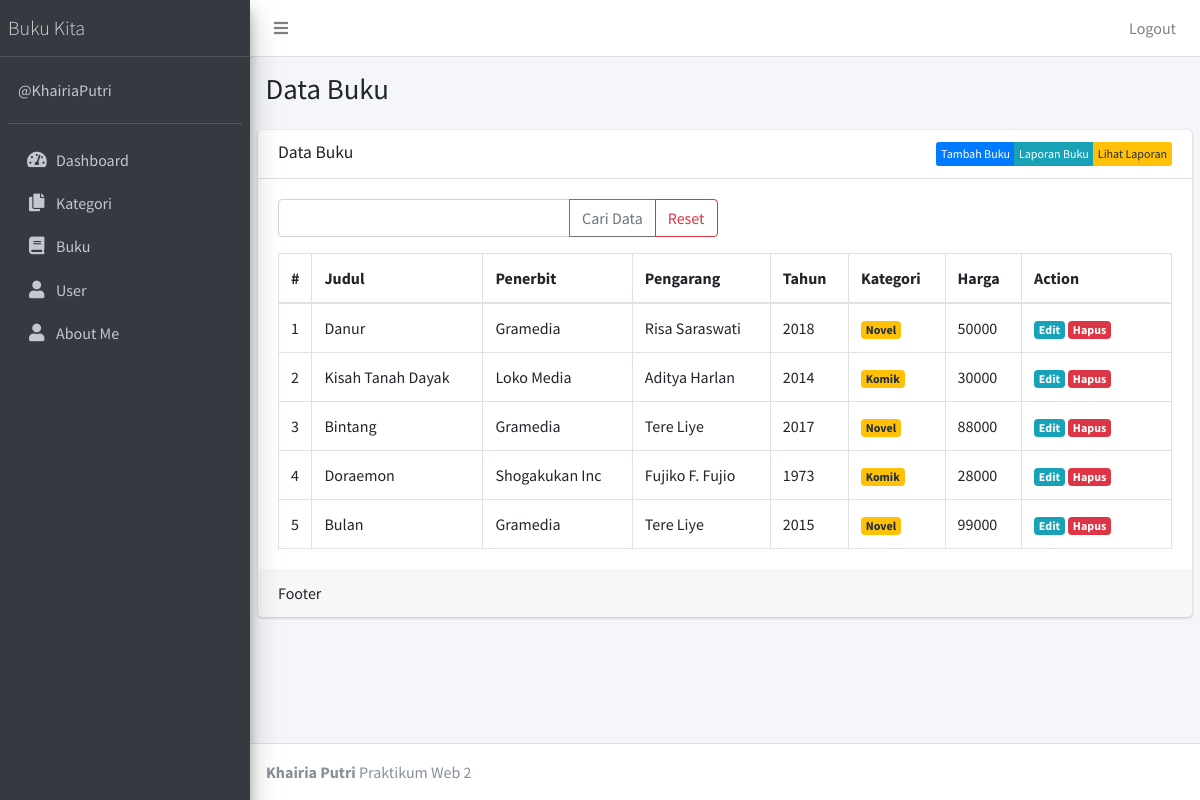
Screenshot of /public/buku (signed in) with the database file from the repository.
### tables this page shows
CREATE TABLE `buku` (
  `id` int(11) NOT NULL,
  `judul` varchar(100) NOT NULL,
  `penerbit` varchar(50) DEFAULT NULL,
  `pengarang` varchar(50) DEFAULT NULL,
  `tahun` varchar(4) DEFAULT NULL,
  `kategori_id` int(11) DEFAULT NULL,
  `harga` int(11) DEFAULT NULL
);

CREATE TABLE `kategori` (
  `id` int(11) NOT NULL,
  `nama_kategori` varchar(50) NOT NULL
);

### app/core/Controller.php (called while the page is built, shortened)
<?php
class Controller{
            public function view($view, $data = []) {
            require_once '../app/views/' . $view . '.php';
         }
            public function model($model) {
                return new $model;
            }
}

### app/controllers/Buku.php (called while the page is built, shortened)
<?php
    class Buku extends Controller {
        public function index()
        {
        $data['title'] = 'Data Buku';
        $data['buku'] = $this->model('BukuModel')->getAllBuku();
        $this->view('templates/header', $data);
        $this->view('templates/sidebar', $data);
        $this->view('buku/index', $data);
        $this->view('templates/footer');
        }
    }
?>

### app/core/App.php (called while the page is built, shortened)
<?php
class App{
    protected $method = 'index';
    protected $params = [];
    public function __construct(){
            $this->controller = new $this->controller;
                    call_user_func_array([$this->controller, $this->method], $this->params);
                    }
    }

### public/index.php (called while the page is built, shortened)
<?php
$app = new App;

### app/core/Database.php (called while the page is built, shortened)
<?php
    class Database{
        private $host = DB_HOST;
        private $user = DB_USER;
        private $pass = DB_PASS;
        private $dbnm = DB_NAME;
        private $dbh;
        private $stmt;
        public function __construct()
        {
            $dsn = 'mysql:host='. $this->host .';dbname='. $this->dbnm;
            $option = [
            PDO::ATTR_PERSISTENT => true,
            PDO::ATTR_ERRMODE => PDO::ERRMODE_EXCEPTION
            ];
            try{
                $this->dbh = new PDO($dsn,$this->user,$this->pass, $option);
            }catch(PDOException $e){
                die($e->getMessage());
                }
        }
            public function query($query)
            {
            $this->stmt = $this->dbh->prepare($query);
            }
                public function execute()
                {
                    $this->stmt->execute();
                }
                public function resultSet()
                {
                    $this->execute();
                    return $this->stmt->fetchAll(PDO::FETCH_ASSOC);
                }
    }
?>

### app/models/BukuModel.php (called while the page is built, shortened)
<?php
    class BukuModel {
        private $table = 'buku';
        private $db;
        public function __construct()
        {
        $this->db = new Database;
        }
        public function getAllBuku()
        {
        $this->db->query("SELECT buku.*, kategori.nama_kategori FROM " . $this->table . " LEFT JOIN kategori ON kategori.id = buku.kategori_id");
        return $this->db->resultSet();
        }
    }
?>

### app/views/buku/index.php (the view, shortened to what this page needs)
<div class="content-wrapper">
   <section class="content-header">
       <div class="container-fluid">
           <div class="row mb-2">
               <div class="col-sm-6">
                   <h1><?= $data['title']; ?></h1>
               </div>
           </div>
       </div>
   </section>
   <section class="content">
       <div class="card">
           <div class="card-header">
               <h3 class="card-title"><?= $data['title'] ?></h3>
               <div class="btn-group float-right">
                   <a href="<?= base_url; ?>/buku/tambah" class="btn float-right btn-xs btn btn-primary">Tambah Buku</a>
                   <a href="<?= base_url; ?>/buku/laporan" class="btn float-right btn-xs btn btn-info">Laporan Buku</a>
                   <a href="<?= base_url; ?>/buku/lihatlaporan" class="btn float-right btn-xs btn btn-warning">Lihat Laporan</a>
               </div>
           </div>
           <div class="card-body">
               <form action="<?= base_url; ?>/buku/cari" method="post">
                   <div class="row mb-3">
                       <div class="col-lg-6">
                           <div class="input-group">
                               <input type="text" class="form-control" placeholder="" name="key" >
                               <div class="input-group-append">
                                   <button class="btn btn-outline-secondary" type="submit">Cari Data</button>
                                   <a class="btn btn-outline-danger" href="<?= base_url; ?>/buku" >Reset</a>
                               </div>
                           </div>
                       </div>
                   </div>
               </form>
               <table class="table table-bordered">
                   <thead>
                       <tr>
                           <th style="width: 10px">#</th>
                           <th>Judul</th>
                           <th>Penerbit</th>
                           <th>Pengarang</th>
                           <th>Tahun</th>
                           <th>Kategori</th>
                           <th>Harga</th>
                           <th style="width: 150px">Action</th>
                       </tr>
                   </thead>
                   <tbody>
                       <?php $no=1; ?>
                       <?php foreach ($data['buku'] as $row) :?>
                       <tr>
                           <td><?= $no; ?></td>
                           <td><?= $row['judul'];?></td>
                           <td><?= $row['penerbit'];?></td>
                           <td><?= $row['pengarang'];?></td>
                           <td><?= $row['tahun'];?></td>
                           <td><div class="badge badge-warning"><?=
                           $row['nama_kategori'];?></div></td>
                           <td><?= $row['harga'];?></td>
                           <td>
                               <a href="<?= base_url; ?>/buku/edit/<?= $row['id'] ?>" class="badge badge-info">Edit</a> <a href="<?= base_url; ?>/buku/hapus/<?= $row['id'] ?>" class="badge badge-danger" onclick="return confirm('Hapus data?');">Hapus</a>
                           </td>
                       </tr>
                       <?php $no++; endforeach; ?>
                   </tbody>
               </table>
           </div>
           <div class="card-footer">
           Footer
           </div>
       </div>
   </section>
</div>

### app/views/templates/header.php (shortened to what this page needs)
<!DOCTYPE html>
<html>
  <head>
    <link rel="stylesheet" href="<?= base_url; ?>/plugins/fontawesome-free/css/all.min.css" />
    <link rel="stylesheet" href="https://code.ionicframework.com/ionicons/2.0.1/css/ionicons.min.css" />
    <link rel="stylesheet" href="<?= base_url; ?>/dist/css/adminlte.min.css" />
  </head>
  <body class="hold-transition sidebar-mini">
    <div class="wrapper">
      <nav class="main-header navbar navbar-expand navbar-white navbar-light">
        <ul class="navbar-nav">
          <li class="nav-item">
            <a class="nav-link" data-widget="pushmenu" href="#"><i class="fas fa-bars"></i></a>
          </li>
        </ul>
        <ul class="navbar-nav ml-auto">
          <li class="nav-item d-none d-sm-inline-block">
            <a href="<?= base_url; ?>/logout" class="nav-link">Logout</a>
          </li>
        </ul>
      </nav>

### app/views/templates/sidebar.php
<aside class="main-sidebar sidebar-dark-primary elevation-4">
        <a href="#" class="brand-link">
          <span class="brand-text font-weight-light">Buku Kita</span>
        </a>
        <div class="sidebar">
          <div class="user-panel mt-3 pb-3 mb-3 d-flex">
            <div class="info">
              <a href="#" class="d-block">@KhairiaPutri</a>
            </div>
          </div>
          <nav class="mt-2">
            <ul class="nav nav-pills nav-sidebar flex-column" data-widget="treeview" role="menu" data-accordion="false">
              <li class="nav-item">
                <a href="<?= base_url;?>/Home" class="nav-link">
                  <i class="nav-icon fas fa-tachometer-alt"></i>
                  <p>Dashboard</p>
                </a>
              </li>
              <li class="nav-item">
                <a href="<?= base_url;?>/kategori" class="nav-link">
                  <i class="nav-icon fas fa-copy"></i>
                  <p>Kategori</p>
                </a>
              </li>
              <li class="nav-item">
                <a href="<?= base_url;?>/buku" class="nav-link">
                  <i class="nav-icon fas fa-book"></i>
                  <p>Buku</p>
                </a>
              </li>
              <li class="nav-item">
                <a href="<?= base_url;?>/user" class="nav-link">
                  <i class="nav-icon fas fa-user"></i>
                  <p>User</p>
                </a>
              </li>
              <li class="nav-item">
                <a href="<?= base_url;?>/about" class="nav-link">
                  <i class="nav-icon fas fa-user"></i>
                  <p>About Me</p>
                </a>
              </li>
            </ul>
          </nav>
        </div>
</aside>

### app/views/templates/footer.php (shortened to what this page needs)
<footer class="main-footer"><b>Khairia Putri</b> Praktikum Web 2</footer>
    </div>
  </body>
</html>

### rows the page displays
buku: judul "Danur", penerbit "Gramedia", pengarang "Risa Saraswati", tahun "2018", kategori.nama_kategori "Novel", harga "50000"
buku: judul "Kisah Tanah Dayak", penerbit "Loko Media", pengarang "Aditya Harlan", tahun "2014", kategori.nama_kategori "Komik", harga "30000"
buku: judul "Bintang", penerbit "Gramedia", pengarang "Tere Liye", tahun "2017", kategori.nama_kategori "Novel", harga "88000"
buku: judul "Doraemon", penerbit "Shogakukan Inc", pengarang "Fujiko F. Fujio", tahun "1973", kategori.nama_kategori "Komik", harga "28000"
buku: judul "Bulan", penerbit "Gramedia", pengarang "Tere Liye", tahun "2015", kategori.nama_kategori "Novel", harga "99000"

### other values shown
$data['title'] "Data Buku"
